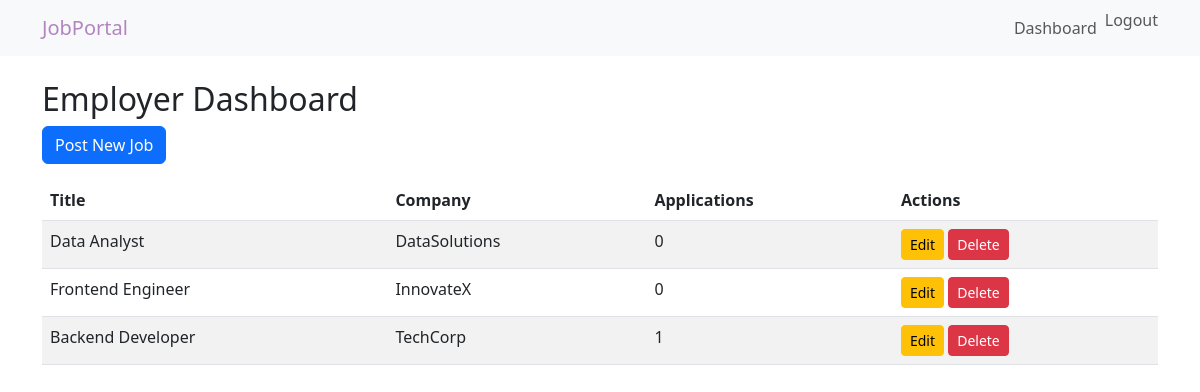
The page /dashboard/ (signed in) on the database its author committed.
### jobapp/models.py (models this page shows, shortened)
class Job(models.Model):
    title = models.CharField(max_length=255)
    company = models.CharField(max_length=255)
    location = models.CharField(max_length=255, blank=True)
    description = models.TextField()
    created_by = models.ForeignKey(settings.AUTH_USER_MODEL, on_delete=models.CASCADE, related_name='posted_jobs')
    created_at = models.DateTimeField(auto_now_add=True)
    class Meta:
        ordering = ['-created_at']

### jobapp/views.py (the view)
# urls.py: path('dashboard/', EmployerDashboardView.as_view(), name='employer_dashboard'),
class EmployerDashboardView(LoginRequiredMixin, EmployerRequiredMixin, TemplateView):
    template_name = 'jobs/employer_dashboard.html'
    def get_context_data(self, **kwargs):
        context = super().get_context_data(**kwargs)
        context['jobs'] = Job.objects.filter(created_by=self.request.user)
        return context

### jobapp/models.py (called while the page is built)
    def get_dashboard_url(self):
        if self.role == self.ROLE_EMPLOYER:
            return reverse('jobapp:employer_dashboard')
        else:
            return reverse('jobapp:job_list')

### jobapp/views.py (called while the page is built)
    def test_func(self):
        return self.request.user.is_authenticated and self.request.user.role == 'employer'

### jobapp/templates/jobs/employer_dashboard.html (shortened to what this page needs)
{% extends 'base.html' %}
{% block content %}
<h2>Employer Dashboard</h2>
<a href="{% url 'jobapp:job_post' %}" class="btn btn-primary mb-3">Post New Job</a>
<table class="table table-striped">
  <thead>
    <tr>
      <th>Title</th>
      <th>Company</th>
      <th>Applications</th>
      <th>Actions</th>
    </tr>
  </thead>
  <tbody>
    {% for job in jobs %}
      <tr>
        <td>{{ job.title }}</td>
        <td>{{ job.company }}</td>
        <td>{{ job.applications.count }}</td>
        <td>
          <a href="{% url 'jobapp:job_edit' job.pk %}" class="btn btn-sm btn-warning">Edit</a>
          <a href="{% url 'jobapp:job_delete' job.pk %}" class="btn btn-sm btn-danger">Delete</a>
        </td>
      </tr>
    {% empty %}
      <tr><td colspan="4">No jobs posted yet.</td></tr>
    {% endfor %}
  </tbody>
</table>
{% endblock %}

### jobapp/static/css/style.css (style rules this page uses)
body { font-family: 'Open Sans', sans-serif; background-color: #f8f9fa; }
.btn-primary { background-color: #B285C0; border-color: #B285C0; }

### rows shown on the page
Job: title "Data Analyst", company "DataSolutions", applications.count "0"
Job: title "Frontend Engineer", company "InnovateX", applications.count "0"
Job: title "Backend Developer", company "TechCorp", applications.count "1"
